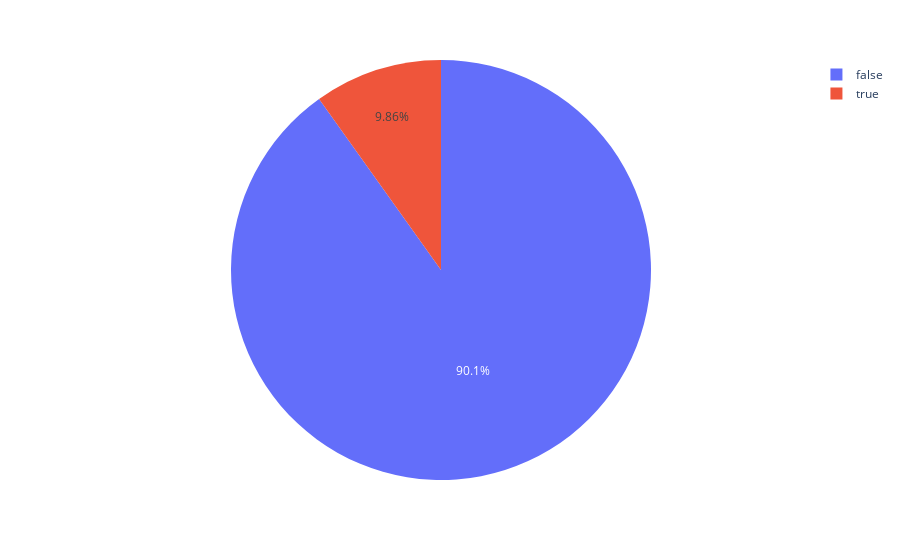

Write notebook code for a chart like this one.
### Code cell
px.pie(egrid_plant, names="in_CEMS")

### Figure 1 — Plotly figure (JSON) as saved in the notebook; plotly's stock layout.template omitted (floating-point values rounded to 4 significant figures; data arrays with more than 128 entries replaced by an {"elided": "..."} marker saying what was removed)
{"data": [{"domain": {"x": [0, 1], "y": [0, 1]}, "hovertemplate": "in_CEMS=%{label}<extra></extra>", "labels": {"elided": "12668 bool values"}, "legendgroup": "", "name": "", "showlegend": true, "type": "pie"}], "layout": {"legend": {"tracegroupgap": 0}, "margin": {"t": 60}}}
